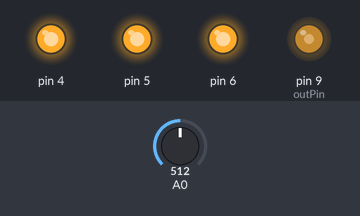
A sketch run on a simulated Arduino Uno, built with avr-gcc and run on an emulated ATmega328P. Parts: output pins drawn as LEDs (lit = HIGH). The inputs (shaded band) are chosen by the test bench; at power-on: A0 = 512. What the sketch prints to the serial monitor is not drawn.

Above: at 1.2 s.
1.3 s: A0 set to 716
At 1.31 s:
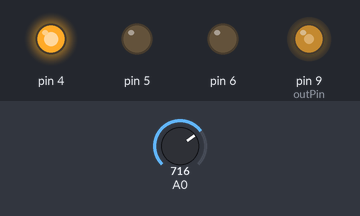
2.8 s: A0 set to 1023
At 2.81 s:
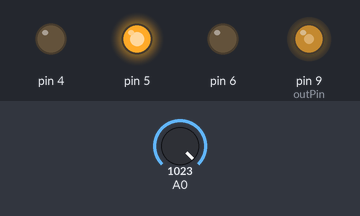
4.3 s: A0 set to 900
At 4.31 s:
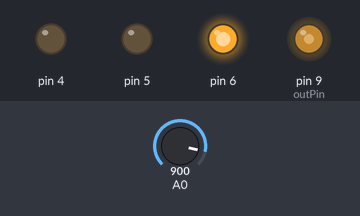
5.8 s: A0 set to 306
At 5.81 s:
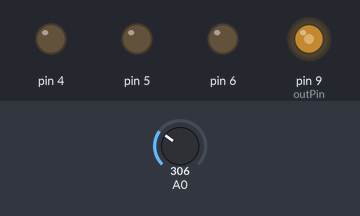
Timing chart, 0 to 8.3 s (numbered marks = the images above; inputs shaded):
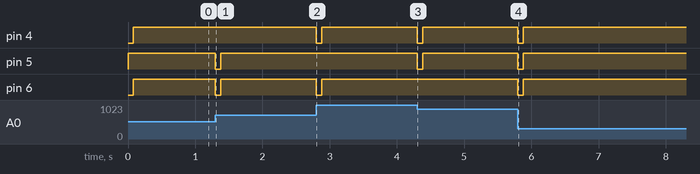

The sketch:

Projet_Groupe_4_CS.ino
```cpp
//****************************************************************************************
// PWM Square Wave Generator
// VLO 2013-2014
//****************************************************************************************

int GetCas(float Tens);
void RemplirValeurs(int valeur);
void setFrequency(float frequency);
const int outPin = 9; // output pin
const float maxFreq = 16000000; //max freq supported by Arduino (16MHz)
const int TaillTabl = 100;
int Valeurs[TaillTabl];

void setup()
{

  Serial.begin(115200); //for sending A0 pin values
  pinMode(outPin,OUTPUT);        //Signal generator pin
  pinMode(5,OUTPUT);
  pinMode(4,OUTPUT);
  pinMode(6,OUTPUT);


  for(int i=0; i<TaillTabl; i++)
    Valeurs[i]=0;


  setFrequency(350000); //generate a square wave (in this case at 1000Hz)

  //for test
  //Serial.println();
  //Serial.println(ICR1);
  //Serial.println(TCCR1B);
}

void loop()
{


  int valeur = analogRead(0);

  RemplirValeurs(valeur);
  int miin = Min();
  int maax = Max();
  float TensCreteCrete = (((float)maax - (float)miin) /1023) * 5;
  int cas = GetCas(TensCreteCrete);

  Serial.println(TensCreteCrete);

  switch(cas)
  {
    case 1:
    digitalWrite(5,HIGH);
    digitalWrite(4,LOW);
    digitalWrite(6,LOW);
    break;

    case 2:
    digitalWrite(5,LOW);
    digitalWrite(4,HIGH);
    digitalWrite(6,LOW);
    break;


    case 3:
    digitalWrite(5,LOW);
    digitalWrite(4,LOW);
    digitalWrite(6,HIGH);
    break;

    case 4:
    digitalWrite(5,HIGH);
    digitalWrite(4,HIGH);
    digitalWrite(6,HIGH);
    break;


    default:
    digitalWrite(5,LOW);
    digitalWrite(4,LOW);
    digitalWrite(6,LOW);
    break;
  }


    /*/
  Serial.write( 0xff );
  Serial.write( (valeur >> 8) & 0xff );
  Serial.write( valeur & 0xff );
 //*/
}

//set frequency (Hz)
//min frequency: 0.24 Hz
//max frequency: 8MHz
void setFrequency(float frequency)
{

  if(frequency >=0.24 || frequency <=8000000)
  {

    TCCR1A=0b10000010;        // Set up frequency generator, mode 14 (Fast PWM)
    //WGM11 = 1, COM1A1 = 1
    //Fast PWM: TOP=ICR1, update of OCR1x=BOTTOM, TOV1 Flag Set on TOP


    unsigned int v=0;
    int indscale=0;
    float prescale[] = {1.0,8.0,64.0,256.0,1024.0};
    float period=1/frequency;

    while(v==0)
    {
      float curfreq=maxFreq/prescale[indscale];
      float tickperiod=1/curfreq;
      float nbtick=period/tickperiod;

      if(nbtick>65535)
      {
        indscale=indscale+1;
      }
      else
      {
        v=nbtick;
      }

    }

    int c=prescale[indscale];

     switch (c) {

         case 1: TCCR1B=0b00011001; break;
         case 8: TCCR1B=0b00011010; break;
         case 64: TCCR1B=0b00011011; break;
         case 256: TCCR1B=0b00011100; break;
         case 1024: TCCR1B=0b00011101; break;
         default: TCCR1B=0b00011000;
     }

    //WGM12 = 1, WGM13 = 1

    //three last bit of TCCR1B:    CS12   CS11   CS10
    // 0: no clock (timer stopped)  0      0      0
    // clk/1: no prescaling         0      0      1
    // clk/8                        0      1      0
    // clk/64                       0      1      1
    // clk/256                      1      0      0
    // clk/1024                     1      0      1


    ICR1=v; //pulse duration = ICR1 value x time per counter tick

    //for 16Mhz (chip frequency)
    //Prescale	Time per counter tick
    //1	        0.0625 uS
    //8	        0.5 uS
    //64	4 uS
    //256	16 uS
    //1024	64uS

    OCR1A=v/2; //Output Compare Register //low state

  }


}


int GetCas(float Tens)
{
int i = 0;
  if(Tens < 2.8)
    if(Tens < 1.1)
        if(Tens < 0.7)
          if(Tens < 0.4)
            i = 4;
          else
            i = 3;
         else
        i = 2;
    else
    i = 1;
  else
  i = 0;

  return i;

}

void RemplirValeurs(int valeur)
{
 int i;
 for(i=0;i<TaillTabl-1;i++)
 {
  Valeurs[i] = Valeurs[i+1];
 }
 Valeurs[TaillTabl-1]=valeur;
}

int Min()
{
 int MinActuel = Valeurs[0];
 int i;
 for(i=1;i<TaillTabl;i++)
 {
  if(MinActuel>Valeurs[i])
  {
   MinActuel=Valeurs[i];
  }
 }
 return MinActuel;
}

int Max()
{
int MaxActuel = Valeurs[0];
 int i;
 for(i=1;i<TaillTabl;i++)
 {
  if(MaxActuel<Valeurs[i])
  {
   MaxActuel=Valeurs[i];
  }
 }
 return MaxActuel;
}
```

Measured:
- after the input at 1.3 s, pin 5, pin 6: HIGH → LOW at once, → HIGH 0.08 s later
- after the input at 2.8 s, pin 4, pin 6: HIGH → LOW at once, → HIGH 0.08 s later
- after the input at 4.3 s, pin 4, pin 5: HIGH → LOW at once, → HIGH 0.08 s later
- after the input at 5.8 s, pin 4–6: HIGH → LOW at once, → HIGH 0.08 s later
